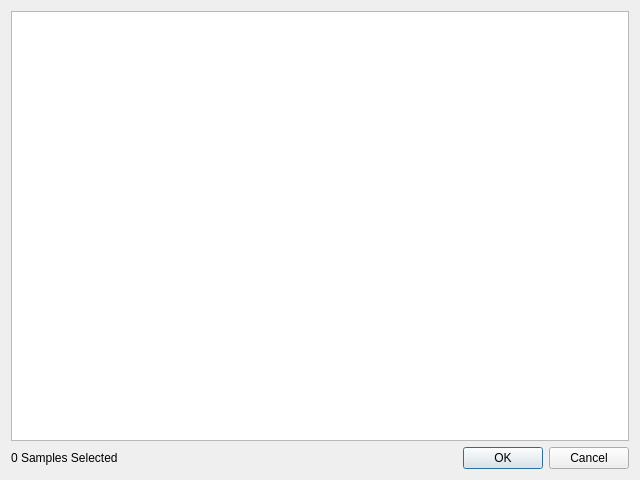
<?xml version="1.0" encoding="UTF-8"?>
<ui version="4.0">
 <class>Dialog</class>
 <widget class="QDialog" name="Dialog">
  <property name="geometry">
   <rect>
    <x>0</x>
    <y>0</y>
    <width>640</width>
    <height>480</height>
   </rect>
  </property>
  <property name="windowTitle">
   <string>Add Sample(s) to Population</string>
  </property>
  <layout class="QGridLayout" name="gridLayout">
   <item row="0" column="0" colspan="2">
    <widget class="QListWidget" name="listWidget">
     <property name="selectionMode">
      <enum>QAbstractItemView::MultiSelection</enum>
     </property>
    </widget>
   </item>
   <item row="2" column="1">
    <widget class="QDialogButtonBox" name="buttonBox">
     <property name="orientation">
      <enum>Qt::Horizontal</enum>
     </property>
     <property name="standardButtons">
      <set>QDialogButtonBox::Cancel|QDialogButtonBox::Ok</set>
     </property>
    </widget>
   </item>
   <item row="2" column="0">
    <widget class="QLabel" name="label">
     <property name="text">
      <string>0 Samples Selected</string>
     </property>
    </widget>
   </item>
  </layout>
 </widget>
 <resources/>
 <connections>
  <connection>
   <sender>buttonBox</sender>
   <signal>accepted()</signal>
   <receiver>Dialog</receiver>
   <slot>accept()</slot>
   <hints>
    <hint type="sourcelabel">
     <x>248</x>
     <y>254</y>
    </hint>
    <hint type="destinationlabel">
     <x>157</x>
     <y>274</y>
    </hint>
   </hints>
  </connection>
  <connection>
   <sender>buttonBox</sender>
   <signal>rejected()</signal>
   <receiver>Dialog</receiver>
   <slot>reject()</slot>
   <hints>
    <hint type="sourcelabel">
     <x>316</x>
     <y>260</y>
    </hint>
    <hint type="destinationlabel">
     <x>286</x>
     <y>274</y>
    </hint>
   </hints>
  </connection>
 </connections>
</ui>
